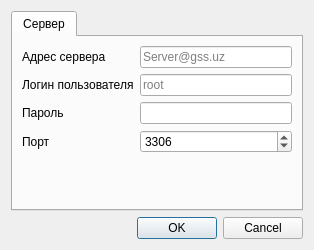
<?xml version="1.0" encoding="UTF-8"?>
<ui version="4.0">
 <class>SettingsDialog</class>
 <widget class="QDialog" name="SettingsDialog">
  <property name="geometry">
   <rect>
    <x>0</x>
    <y>0</y>
    <width>314</width>
    <height>250</height>
   </rect>
  </property>
  <property name="windowTitle">
   <string>Dialog</string>
  </property>
  <layout class="QVBoxLayout" name="verticalLayout">
   <item>
    <widget class="QTabWidget" name="tabWidget">
     <property name="tabPosition">
      <enum>QTabWidget::North</enum>
     </property>
     <property name="tabShape">
      <enum>QTabWidget::Rounded</enum>
     </property>
     <property name="currentIndex">
      <number>0</number>
     </property>
     <widget class="QWidget" name="server_tab">
      <attribute name="title">
       <string>Сервер</string>
      </attribute>
      <layout class="QFormLayout" name="formLayout">
       <item row="0" column="0">
        <widget class="QLabel" name="label">
         <property name="text">
          <string>Адрес сервера</string>
         </property>
         <property name="buddy">
          <cstring>server_hostname_line_edit</cstring>
         </property>
        </widget>
       </item>
       <item row="0" column="1">
        <widget class="QLineEdit" name="server_hostname_line_edit">
         <property name="text">
          <string/>
         </property>
         <property name="placeholderText">
          <string>Server@gss.uz</string>
         </property>
        </widget>
       </item>
       <item row="1" column="0">
        <widget class="QLabel" name="label_2">
         <property name="enabled">
          <bool>true</bool>
         </property>
         <property name="text">
          <string>Логин пользователя</string>
         </property>
         <property name="buddy">
          <cstring>server_login_line_edit</cstring>
         </property>
        </widget>
       </item>
       <item row="1" column="1">
        <widget class="QLineEdit" name="server_login_line_edit">
         <property name="enabled">
          <bool>true</bool>
         </property>
         <property name="text">
          <string/>
         </property>
         <property name="placeholderText">
          <string>root</string>
         </property>
        </widget>
       </item>
       <item row="2" column="0">
        <widget class="QLabel" name="label_3">
         <property name="enabled">
          <bool>true</bool>
         </property>
         <property name="text">
          <string>Пароль</string>
         </property>
         <property name="buddy">
          <cstring>server_password_line_edit</cstring>
         </property>
        </widget>
       </item>
       <item row="2" column="1">
        <widget class="QLineEdit" name="server_password_line_edit">
         <property name="enabled">
          <bool>true</bool>
         </property>
         <property name="text">
          <string/>
         </property>
         <property name="echoMode">
          <enum>QLineEdit::Password</enum>
         </property>
         <property name="clearButtonEnabled">
          <bool>true</bool>
         </property>
        </widget>
       </item>
       <item row="3" column="0">
        <widget class="QLabel" name="label_4">
         <property name="text">
          <string>Порт</string>
         </property>
         <property name="buddy">
          <cstring>server_port_spin_box</cstring>
         </property>
        </widget>
       </item>
       <item row="3" column="1">
        <widget class="QSpinBox" name="server_port_spin_box">
         <property name="maximum">
          <number>99999</number>
         </property>
         <property name="singleStep">
          <number>10</number>
         </property>
         <property name="value">
          <number>3306</number>
         </property>
        </widget>
       </item>
      </layout>
     </widget>
    </widget>
   </item>
   <item>
    <widget class="QDialogButtonBox" name="buttonBox">
     <property name="orientation">
      <enum>Qt::Horizontal</enum>
     </property>
     <property name="standardButtons">
      <set>QDialogButtonBox::Cancel|QDialogButtonBox::Ok</set>
     </property>
     <property name="centerButtons">
      <bool>false</bool>
     </property>
    </widget>
   </item>
  </layout>
 </widget>
 <resources/>
 <connections>
  <connection>
   <sender>buttonBox</sender>
   <signal>accepted()</signal>
   <receiver>SettingsDialog</receiver>
   <slot>accept()</slot>
   <hints>
    <hint type="sourcelabel">
     <x>236</x>
     <y>237</y>
    </hint>
    <hint type="destinationlabel">
     <x>157</x>
     <y>274</y>
    </hint>
   </hints>
  </connection>
  <connection>
   <sender>buttonBox</sender>
   <signal>rejected()</signal>
   <receiver>SettingsDialog</receiver>
   <slot>reject()</slot>
   <hints>
    <hint type="sourcelabel">
     <x>268</x>
     <y>237</y>
    </hint>
    <hint type="destinationlabel">
     <x>286</x>
     <y>274</y>
    </hint>
   </hints>
  </connection>
 </connections>
</ui>
